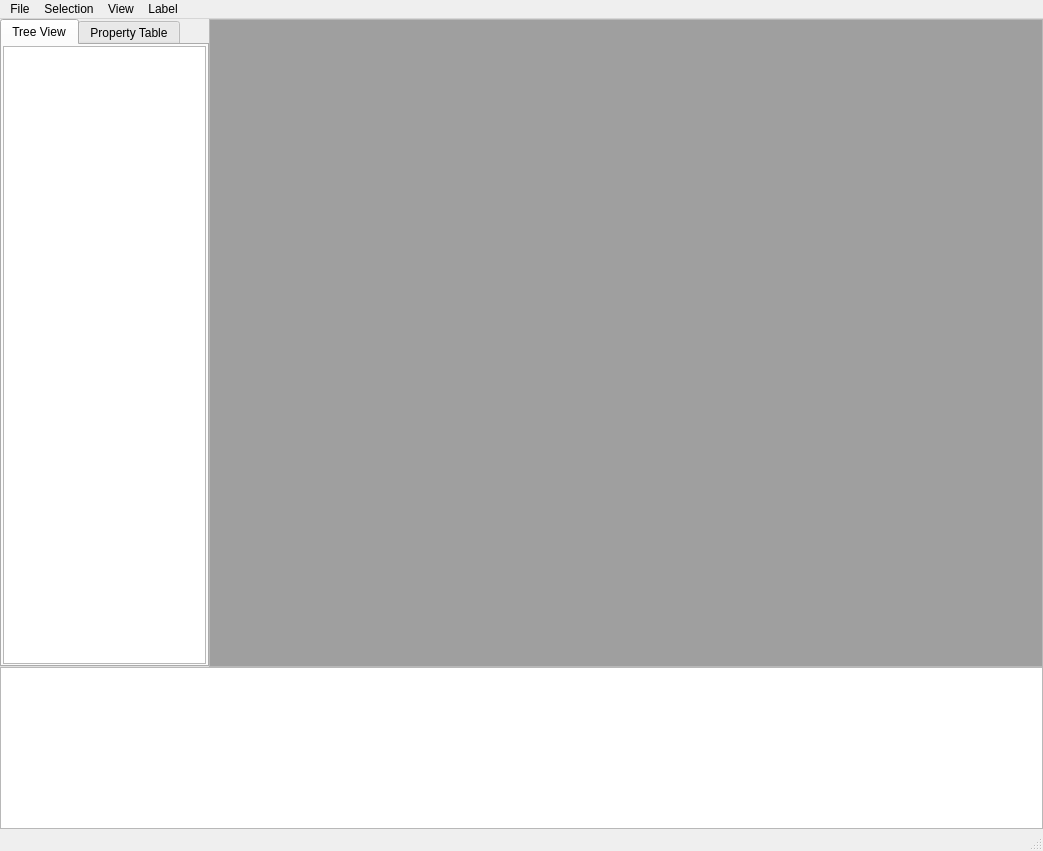
<?xml version="1.0" encoding="UTF-8"?>
<ui version="4.0">
 <class>MainWindow</class>
 <widget class="QMainWindow" name="MainWindow">
  <property name="geometry">
   <rect>
    <x>0</x>
    <y>0</y>
    <width>1043</width>
    <height>851</height>
   </rect>
  </property>
  <property name="windowTitle">
   <string>OCC Viewer</string>
  </property>
  <widget class="QWidget" name="centralwidget">
   <layout class="QGridLayout" name="gridLayout">
    <property name="leftMargin">
     <number>0</number>
    </property>
    <property name="topMargin">
     <number>0</number>
    </property>
    <property name="rightMargin">
     <number>0</number>
    </property>
    <property name="bottomMargin">
     <number>0</number>
    </property>
    <property name="spacing">
     <number>0</number>
    </property>
    <item row="0" column="0">
     <layout class="QVBoxLayout" name="verticalLayout" stretch="8,2">
      <property name="spacing">
       <number>0</number>
      </property>
      <item>
       <layout class="QHBoxLayout" name="horizontalLayout_2" stretch="2,8">
        <property name="spacing">
         <number>0</number>
        </property>
        <item>
         <widget class="QTabWidget" name="tabWidget">
          <property name="currentIndex">
           <number>0</number>
          </property>
          <property name="elideMode">
           <enum>Qt::ElideLeft</enum>
          </property>
          <widget class="QWidget" name="tab">
           <attribute name="title">
            <string>Tree View</string>
           </attribute>
           <layout class="QHBoxLayout" name="horizontalLayout">
            <property name="leftMargin">
             <number>1</number>
            </property>
            <property name="topMargin">
             <number>1</number>
            </property>
            <property name="rightMargin">
             <number>1</number>
            </property>
            <property name="bottomMargin">
             <number>1</number>
            </property>
            <item>
             <widget class="QTreeView" name="treeView"/>
            </item>
           </layout>
          </widget>
          <widget class="QWidget" name="Tab2">
           <attribute name="title">
            <string>Property Table</string>
           </attribute>
           <layout class="QVBoxLayout" name="verticalLayout_2">
            <property name="spacing">
             <number>1</number>
            </property>
            <property name="leftMargin">
             <number>1</number>
            </property>
            <property name="topMargin">
             <number>1</number>
            </property>
            <property name="rightMargin">
             <number>1</number>
            </property>
            <property name="bottomMargin">
             <number>1</number>
            </property>
            <item>
             <widget class="QListView" name="propertyListView"/>
            </item>
           </layout>
          </widget>
         </widget>
        </item>
        <item>
         <widget class="QMdiArea" name="mdiArea">
          <property name="frameShape">
           <enum>QFrame::StyledPanel</enum>
          </property>
          <property name="verticalScrollBarPolicy">
           <enum>Qt::ScrollBarAlwaysOff</enum>
          </property>
          <property name="horizontalScrollBarPolicy">
           <enum>Qt::ScrollBarAlwaysOff</enum>
          </property>
          <property name="activationOrder">
           <enum>QMdiArea::CreationOrder</enum>
          </property>
          <property name="viewMode">
           <enum>QMdiArea::TabbedView</enum>
          </property>
          <property name="documentMode">
           <bool>true</bool>
          </property>
          <property name="tabsClosable">
           <bool>true</bool>
          </property>
          <property name="tabsMovable">
           <bool>true</bool>
          </property>
          <property name="tabShape">
           <enum>QTabWidget::Triangular</enum>
          </property>
          <property name="tabPosition">
           <enum>QTabWidget::South</enum>
          </property>
         </widget>
        </item>
       </layout>
      </item>
      <item>
       <widget class="QTextEdit" name="output_text"/>
      </item>
     </layout>
    </item>
   </layout>
  </widget>
  <widget class="QMenuBar" name="menubar">
   <property name="geometry">
    <rect>
     <x>0</x>
     <y>0</y>
     <width>1043</width>
     <height>26</height>
    </rect>
   </property>
   <widget class="QMenu" name="menuFile">
    <property name="title">
     <string>File</string>
    </property>
    <addaction name="newDocument"/>
    <addaction name="closeDocument"/>
    <addaction name="closeAllDocument"/>
    <addaction name="importStep"/>
    <addaction name="exportStep"/>
   </widget>
   <widget class="QMenu" name="menuLabel">
    <property name="title">
     <string>Label</string>
    </property>
    <addaction name="labelFace"/>
   </widget>
   <widget class="QMenu" name="menuSelection">
    <property name="title">
     <string>Selection</string>
    </property>
    <addaction name="selectBody"/>
    <addaction name="selectFace"/>
    <addaction name="selectEdge"/>
    <addaction name="selectVertex"/>
   </widget>
   <widget class="QMenu" name="menuView">
    <property name="title">
     <string>View</string>
    </property>
    <addaction name="actionFront"/>
    <addaction name="actionBack"/>
    <addaction name="actionLeft"/>
    <addaction name="actionRight"/>
    <addaction name="actionTop"/>
    <addaction name="actionBottom"/>
    <addaction name="actionIsometric"/>
    <addaction name="separator"/>
    <addaction name="actionPerspective"/>
    <addaction name="actionOrthographic"/>
    <addaction name="separator"/>
    <addaction name="actionWireframe"/>
    <addaction name="actionHLR"/>
    <addaction name="actionShaded"/>
    <addaction name="separator"/>
    <addaction name="actionRaytracing"/>
    <addaction name="actionRasterization"/>
    <addaction name="separator"/>
   </widget>
   <addaction name="menuFile"/>
   <addaction name="menuSelection"/>
   <addaction name="menuView"/>
   <addaction name="menuLabel"/>
  </widget>
  <widget class="QStatusBar" name="statusBar"/>
  <action name="importStep">
   <property name="text">
    <string>Import STEP</string>
   </property>
  </action>
  <action name="exportStep">
   <property name="text">
    <string>Export Step</string>
   </property>
   <property name="shortcut">
    <string>Ctrl+S</string>
   </property>
  </action>
  <action name="labelFace">
   <property name="text">
    <string>Label Face</string>
   </property>
   <property name="shortcut">
    <string>F1</string>
   </property>
  </action>
  <action name="selectFace">
   <property name="checkable">
    <bool>false</bool>
   </property>
   <property name="checked">
    <bool>false</bool>
   </property>
   <property name="text">
    <string>Face</string>
   </property>
  </action>
  <action name="selectEdge">
   <property name="checkable">
    <bool>false</bool>
   </property>
   <property name="text">
    <string>Edge</string>
   </property>
  </action>
  <action name="closeAllDocument">
   <property name="text">
    <string>Close All Document</string>
   </property>
  </action>
  <action name="newDocument">
   <property name="text">
    <string>New Document</string>
   </property>
  </action>
  <action name="closeDocument">
   <property name="text">
    <string>Close Document</string>
   </property>
  </action>
  <action name="actionFront">
   <property name="text">
    <string>Front View</string>
   </property>
  </action>
  <action name="actionBack">
   <property name="text">
    <string>Back View</string>
   </property>
  </action>
  <action name="actionLeft">
   <property name="text">
    <string>Left View</string>
   </property>
  </action>
  <action name="actionRight">
   <property name="text">
    <string>Right View</string>
   </property>
  </action>
  <action name="actionTop">
   <property name="text">
    <string>Top View</string>
   </property>
  </action>
  <action name="actionBottom">
   <property name="text">
    <string>Bottom View</string>
   </property>
  </action>
  <action name="actionWireframe">
   <property name="checkable">
    <bool>false</bool>
   </property>
   <property name="text">
    <string>Wireframe</string>
   </property>
  </action>
  <action name="actionShaded">
   <property name="checkable">
    <bool>false</bool>
   </property>
   <property name="text">
    <string>Shaded</string>
   </property>
  </action>
  <action name="actionRaytracing">
   <property name="text">
    <string>Raytracing</string>
   </property>
  </action>
  <action name="actionRasterization">
   <property name="text">
    <string>Rasterization</string>
   </property>
  </action>
  <action name="actionIsometric">
   <property name="text">
    <string>Isometric View</string>
   </property>
  </action>
  <action name="selectVertex">
   <property name="text">
    <string>Vertex</string>
   </property>
  </action>
  <action name="selectBody">
   <property name="text">
    <string>Body</string>
   </property>
  </action>
  <action name="actionPerspective">
   <property name="text">
    <string>Perspective</string>
   </property>
  </action>
  <action name="actionOrthographic">
   <property name="text">
    <string>Orthographic</string>
   </property>
  </action>
  <action name="actionHLR">
   <property name="text">
    <string>Hidden Line Removal</string>
   </property>
  </action>
 </widget>
 <resources/>
 <connections>
  <connection>
   <sender>closeAllDocument</sender>
   <signal>triggered()</signal>
   <receiver>mdiArea</receiver>
   <slot>closeAllSubWindows()</slot>
   <hints>
    <hint type="sourcelabel">
     <x>-1</x>
     <y>-1</y>
    </hint>
    <hint type="destinationlabel">
     <x>109</x>
     <y>115</y>
    </hint>
   </hints>
  </connection>
  <connection>
   <sender>closeDocument</sender>
   <signal>triggered()</signal>
   <receiver>mdiArea</receiver>
   <slot>closeActiveSubWindow()</slot>
   <hints>
    <hint type="sourcelabel">
     <x>-1</x>
     <y>-1</y>
    </hint>
    <hint type="destinationlabel">
     <x>109</x>
     <y>115</y>
    </hint>
   </hints>
  </connection>
 </connections>
</ui>
